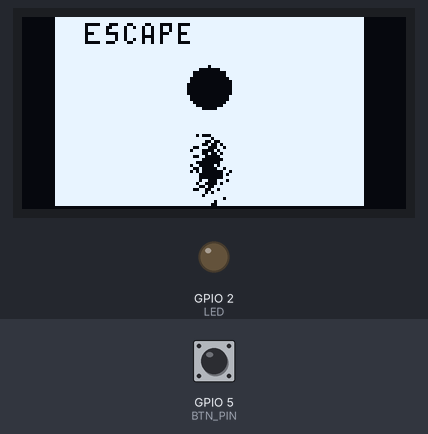
Simulated run of this program. Board: ESP32. Parts: 128×64 one-colour display, output pins drawn as LEDs (lit = HIGH). The inputs (shaded band) are chosen by the test bench; at power-on: GPIO 5 (BTN_PIN) HIGH. WiFi joins after 1.5 s; servers stay silent unless stated; the local clock reads 2024-03-15 10:24:30 at power-on unless the program sets it; what the program prints to the serial monitor is not drawn.

Above: at 3.1 s.
3.2 s: GPIO 5 (BTN_PIN) pulled LOW for 0.15 s
Timing chart, 0 to 6.2 s (numbered marks = the images above; inputs shaded):
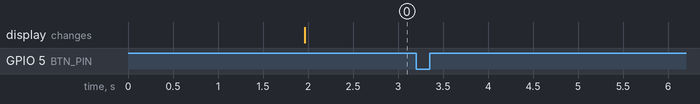

The program:

main.cpp
```cpp
#include <Adafruit_SSD1306.h>
#include <Adafruit_GFX.h>
#include <Wire.h>
#include <WiFi.h>
#include <time.h>
#include <UniversalTelegramBot.h>
#include <WiFiClientSecure.h>
#include <kitler.h>
#include <moon.h>
#define LED 2
#define BTN_PIN 5
// put function declarations here:

const char *wifi_name = "brain_fryer_2.4GHz";
const char *wifi_password = "5NCFXFGK";

// Инициализация Telegram бота
#define BOTtoken "7657395532:AAEtlP7VMdI3ORfaY1kHq9qOALEcIg3oZ78"  // Создать своего бота можно через бота https://t.me/BotFather
#define CHAT_ID "239209455"     // Узнать свой айди можно через бота https://t.me/userinfobot
WiFiClientSecure client;
UniversalTelegramBot bot(BOTtoken, client);

// --- Параметры дисплея SSD1306
#define SCREEN_WIDTH 128  // OLED display width, in pixels
#define SCREEN_HEIGHT 64  // OLED display height, in pixels

#define OLED_RESET -1        // Reset pin # (or -1 if sharing Arduino reset pin)
#define SCREEN_ADDRESS 0x3C  ///< See datasheet for Address; 0x3D for 128x64, 0x3C for 128x32
Adafruit_SSD1306 display(SCREEN_WIDTH, SCREEN_HEIGHT, &Wire, OLED_RESET);


// --- Параметры NTP ---
const char* ntpServer = "ntp0.ntp-servers.net";  // Адрес публичного NTP сервера
// Смещение относительно времени по Гринвичу (GMT) в секундах.
// Пример: для GMT+3 установите 3 * 3600. Для Москвы (UTC+3) значение 10800.
const long gmtOffset_sec = 10800;
// Смещение для перехода на летнее время в секундах.
// Обычно 1 час (3600 секунд) или 0, если летнее время не используется.
const int daylightOffset_sec = 0;
// Структура для хранения синхронизированного времени
struct tm timeinfo;

// Прототипы функций, реализацию см. ниже
void connect_wifi_serial(const char *ssid, const char *pass);
String timestamp();


void setup() {
  Serial.begin(115200);

  pinMode(LED,OUTPUT); // Set pin mode

  connect_wifi_serial(wifi_name, wifi_password);

  configTime(gmtOffset_sec, daylightOffset_sec, "ntp1.vniiftri.ru", "ntp2.vniiftri.ru");
  setenv("TZ", "MSK-3", 1);
  tzset();

  client.setCACert(TELEGRAM_CERTIFICATE_ROOT);
  Serial.println(timestamp());
  bot.sendMessage(CHAT_ID, "Устройство вышло в сеть " + timestamp());


  // SSD1306_SWITCHCAPVCC = generate display voltage from 3.3V internally
  if (!display.begin(SSD1306_SWITCHCAPVCC, SCREEN_ADDRESS)) {
    Serial.println(F("SSD1306 allocation failed"));
    for (;;) {
      // Don't proceed, loop forever
    }
  }

  display.clearDisplay();

  //display.drawBitmap(0, 0, kitler, KITLER_WIDTH, KITLER_HEIGHT, SSD1306_WHITE);
  display.drawBitmap(0, 0, moon, MOON_WIDTH, MOON_HEIGHT, SSD1306_WHITE);
  display.display();
}

void loop() {
  // put your main code here, to run repeatedly:
  int press = 0;
  while (WiFi.status() == WL_CONNECTED) {
    // delay(500);
    // digitalWrite(LED,HIGH);
    // delay(500);
    // digitalWrite(LED,LOW);
    delay(100);
    if (digitalRead(BTN_PIN) == LOW) {
      Serial.println("Button pressed! ");
      Serial.print(++press);
    }
  }
  Serial.println("WiFi disconnected! Retrying...");
  connect_wifi_serial(wifi_name, wifi_password);
  delay(3000);

}

/*

connect_wifi_serial

Функция для подключения к сети wifi.
Вывод сообщений по серийному интерфейсу (UART) в консоль компа.

Аргументы:
ssid - имя сети
pass - пароль сети

*/
void connect_wifi_serial(const char *ssid, const char *pass) {
  WiFi.mode(WIFI_STA);
  WiFi.disconnect();
  delay(100);

  Serial.println();
  Serial.println("******************************************************");
  Serial.print("Connecting to ");
  Serial.println(ssid);

  WiFi.begin(ssid, pass);
  int tries = 5;
  while (tries > 0) {
    if (WiFi.status() != WL_CONNECTED) {
      delay(500);
      Serial.print(".");
      tries--;
    } else {
        tries = 0;
        Serial.println("");
        Serial.println("WiFi connected");
        Serial.println("IP address: ");
        Serial.println(WiFi.localIP());
    }
  }
}

/*
timestamp

Функция генерации временной метки. Использует время, полученное с помощью configTime(), в качестве опорного.
Возвращает строку в формате %Y-%m-%d %H:%M:%S %Z.

*/

String timestamp() {

  if (!getLocalTime(&timeinfo)) {
    Serial.println("Не удалось получить время с NTP сервера.");
    return "NO TIMESTAMP";
  }
  // Вывод времени в стандартном формате: День недели, Месяц День Год Час:Минута:Секунда
  // Функция strftime форматирует время из структуры tm в строку согласно спецификаторам формата.
  char timeStringBuff[50];  // Буфер для отформатированной строки времени
  strftime(timeStringBuff, sizeof(timeStringBuff), "%Y-%m-%d %H:%M:%S %Z", &timeinfo);
  //Serial.println(timeStringBuff);  // Вывод полной строки времени
  String s;
  return timeStringBuff;
}
```

kitler.h
```cpp
// kitler.h
#ifndef KITLER_H
#define KITLER_H
#include <stdint.h>

#define KITLER_WIDTH 128
#define KITLER_HEIGHT 64

const uint8_t kitler[] = { 0x0, 0x0, 0x0, 0x0, 0x0, 0x0, 0x0, 0x0, 0x0, 0x0, 0x0, 0x0, 0x0, 0x0, 0x0, 0x0, 0x0, 0x0, 0x0, 0x0, 0x0, 0x0, 0x0, 0x0, 0x0, 0x0, 0x0, 0x0, 0x0, 0x0, 0x0, 0x0, 0x0, 0x0, 0x0, 0x0, 0x0, 0x0, 0x0, 0x0, 0x0, 0x0, 0x0, 0x0, 0x0, 0x0, 0x0, 0x0, 0x0, 0x0, 0x0, 0x0, 0x1, 0x93, 0x3c, 0xc1, 0xf3, 0xf0, 0x0, 0x0, 0x0, 0x0, 0x0, 0x0, 0x0, 0x0, 0x0, 0x0, 0x1, 0xb3, 0x3c, 0xc1, 0x3, 0x10, 0x0, 0x0, 0x0, 0x0, 0x0, 0x0, 0x0, 0x0, 0x0, 0x0, 0x1, 0xe3, 0x18, 0xc1, 0xc3, 0x10, 0x0, 0x0, 0x0, 0x0, 0x0, 0x0, 0x0, 0x0, 0x0, 0x0, 0x1, 0xc3, 0x18, 0xc1, 0xc3, 0xf0, 0x0, 0x0, 0x0, 0x0, 0x0, 0x0, 0x0, 0x0, 0x0, 0x0, 0x1, 0xe3, 0x18, 0xf9, 0x3, 0x60, 0x0, 0x0, 0x0, 0x0, 0x0, 0x0, 0x0, 0x0, 0x0, 0x0, 0x1, 0xb3, 0x18, 0xf9, 0xf3, 0x30, 0x0, 0x0, 0x0, 0x0, 0x0, 0x0, 0x0, 0x0, 0x0, 0x0, 0x0, 0x0, 0x0, 0x0, 0x0, 0x0, 0x0, 0x0, 0x0, 0x0, 0x0, 0x0, 0x0, 0x0, 0x0, 0x0, 0x0, 0x0, 0x0, 0x0, 0x0, 0x0, 0x0, 0x0, 0x0, 0x0, 0x0, 0x0, 0x0, 0x0, 0x0, 0x0, 0x0, 0x0, 0x0, 0x0, 0x0, 0x0, 0x0, 0x0, 0x0, 0x0, 0x0, 0x0, 0x0, 0x0, 0x0, 0x0, 0x0, 0x0, 0x0, 0x0, 0x0, 0x0, 0x0, 0x0, 0x0, 0x0, 0x0, 0x0, 0x0, 0x0, 0x0, 0x0, 0x0, 0x0, 0x0, 0x0, 0x0, 0x0, 0x0, 0x0, 0x0, 0x0, 0x0, 0x0, 0x0, 0x0, 0x0, 0x0, 0x0, 0x0, 0x0, 0x0, 0x0, 0x0, 0x0, 0x0, 0x0, 0x0, 0x0, 0x0, 0x0, 0x0, 0x0, 0x0, 0x0, 0x0, 0x0, 0x0, 0x0, 0x0, 0x0, 0x0, 0x0, 0x0, 0x0, 0x0, 0x0, 0x0, 0x0, 0x0, 0x0, 0x0, 0x0, 0x0, 0x0, 0x0, 0x0, 0x0, 0x0, 0x0, 0x0, 0x0, 0x0, 0x0, 0x0, 0x0, 0x0, 0x0, 0x0, 0x0, 0x0, 0x0, 0x1, 0x0, 0x0, 0x0, 0x0, 0x0, 0x0, 0x0, 0x0, 0x0, 0x0, 0x0, 0x0, 0x4, 0x0, 0x0, 0x3, 0x0, 0x0, 0x0, 0x0, 0x0, 0x0, 0x0, 0x0, 0x0, 0x0, 0x0, 0x0, 0x7f, 0xfd, 0x0, 0xf, 0x0, 0x0, 0x0, 0x0, 0x0, 0x0, 0x0, 0x0, 0x0, 0x0, 0x0, 0x0, 0x7d, 0xff, 0x0, 0x1f, 0x0, 0x0, 0x0, 0x0, 0x0, 0x0, 0x0, 0x0, 0x0, 0x0, 0x0, 0x0, 0xfc, 0xff, 0x0, 0x7f, 0x0, 0x0, 0x0, 0x0, 0x0, 0x0, 0x0, 0x0, 0x0, 0x0, 0x0, 0x0, 0xf8, 0x3f, 0x0, 0xff, 0x0, 0x0, 0x0, 0x0, 0x0, 0x0, 0x0, 0x0, 0x0, 0x0, 0x0, 0x1, 0xf8, 0x3f, 0x81, 0xff, 0x0, 0x0, 0x0, 0x0, 0x0, 0x0, 0x0, 0x0, 0x0, 0x0, 0x0, 0x1, 0xf0, 0x1f, 0xc7, 0xff, 0x0, 0x0, 0x0, 0x0, 0x0, 0x0, 0x0, 0x0, 0x0, 0x0, 0x0, 0x1, 0xf8, 0x1f, 0xdf, 0xff, 0x0, 0x0, 0x0, 0x0, 0x0, 0x0, 0x0, 0x0, 0x0, 0x0, 0x0, 0x3, 0xfb, 0x7f, 0xff, 0xff, 0x0, 0x0, 0x0, 0x0, 0x0, 0x0, 0x0, 0x0, 0x0, 0x0, 0x0, 0x3, 0xfb, 0xf1, 0xcf, 0xff, 0x0, 0x0, 0x0, 0x0, 0x0, 0x0, 0x0, 0x0, 0x0, 0x0, 0x0, 0x3, 0xff, 0xf0, 0xc7, 0xff, 0x0, 0x0, 0x0, 0x0, 0x0, 0x0, 0x0, 0x0, 0x0, 0x1, 0xc0, 0x1, 0xff, 0xc0, 0x7, 0xff, 0x0, 0x0, 0x0, 0x0, 0x0, 0x0, 0x0, 0x0, 0x0, 0x1, 0xff, 0x81, 0x87, 0x0, 0x3, 0xff, 0x0, 0x0, 0x0, 0x0, 0x0, 0x0, 0x0, 0x0, 0x0, 0x1, 0xff, 0xf0, 0xf, 0x0, 0x0, 0xff, 0x0, 0x0, 0x0, 0x0, 0x0, 0x0, 0x0, 0x0, 0x0, 0x1, 0xff, 0xf8, 0xf, 0xc0, 0xf0, 0x7f, 0x0, 0x0, 0x0, 0x0, 0x0, 0x0, 0x0, 0x0, 0x0, 0x1, 0xff, 0xf0, 0x1, 0xc1, 0xfc, 0x7f, 0x0, 0x0, 0x0, 0x0, 0x0, 0x0, 0x0, 0x0, 0x0, 0x1, 0xff, 0xf0, 0x0, 0x1, 0xfe, 0x7f, 0x0, 0x0, 0x0, 0x0, 0x0, 0x0, 0x0, 0x0, 0x0, 0x1, 0xff, 0xe0, 0x38, 0x3, 0xfe, 0x0, 0x0, 0x0, 0x0, 0x0, 0x0, 0x0, 0x0, 0x0, 0x0, 0x1, 0xff, 0xf8, 0x3c, 0x3, 0xff, 0x0, 0x0, 0x0, 0x0, 0x0, 0x0, 0x0, 0x0, 0x0, 0x0, 0x1, 0xc0, 0x0, 0x3e, 0xf, 0xef, 0x0, 0x0, 0x0, 0x0, 0x0, 0x0, 0x0, 0x0, 0x0, 0x0, 0x0, 0x0, 0x0, 0x3f, 0x1f, 0xef, 0x0, 0x0, 0x0, 0x0, 0x0, 0x0, 0x0, 0x0, 0x0, 0x0, 0x0, 0x0, 0x0, 0x10, 0x1, 0xf6, 0x38, 0x0, 0x0, 0x0, 0x0, 0x0, 0x0, 0x0, 0x0, 0x0, 0x0, 0x0, 0x0, 0x5f, 0xff, 0xfe, 0x7e, 0x0, 0x0, 0x0, 0x0, 0x0, 0x0, 0x0, 0x0, 0x0, 0x0, 0x47, 0xf0, 0x1f, 0xff, 0xff, 0xf8, 0x0, 0x0, 0x0, 0x0, 0x0, 0x0, 0x0, 0x0, 0x0, 0x0, 0x0, 0x0, 0x3f, 0xff, 0xff, 0xf8, 0x0, 0x0, 0x0, 0x0, 0x0, 0x0, 0x0, 0x0, 0x0, 0x0, 0x0, 0x0, 0x1f, 0xff, 0xff, 0xf8, 0x0, 0x0, 0x0, 0x0, 0x0, 0x0, 0x0, 0x0, 0x0, 0x0, 0x0, 0x0, 0xf, 0xff, 0xff, 0xfc, 0x0, 0x0, 0x0, 0x0, 0x0, 0x0, 0x0, 0x0, 0x0, 0x0, 0x0, 0x0, 0x7, 0xff, 0xff, 0xfc, 0x0, 0x0, 0x0, 0x0, 0x0, 0x0, 0x0, 0x0, 0x0, 0x0, 0x0, 0x0, 0x7, 0xff, 0xff, 0xfc, 0x0, 0x0, 0x0, 0x0, 0x0, 0x0, 0x0, 0x0, 0x0, 0x0, 0x0, 0x0, 0x7, 0xff, 0xff, 0xfc, 0x0, 0x0, 0x0, 0x0, 0x0, 0x0, 0x0, 0x0, 0x0, 0x0, 0x0, 0x0, 0x7, 0xff, 0xff, 0xfc, 0x0, 0x0, 0x0, 0x0, 0x0, 0x0, 0x0, 0x0, 0x0, 0x0, 0x0, 0x0, 0x7, 0xff, 0xff, 0xf8, 0x0, 0x0, 0x0, 0x0, 0x0, 0x0, 0x0, 0x0, 0x0, 0x0, 0x0, 0x0, 0x7, 0xff, 0xff, 0xf1, 0x0, 0x0, 0x0, 0x0, 0x0, 0x0, 0x0, 0x0, 0x0, 0x0, 0x0, 0x0, 0x1, 0xff, 0xff, 0xe3, 0x0, 0x0, 0x0, 0x0, 0x0, 0x0, 0x0, 0x0, 0x0, 0x0, 0x0, 0x0, 0x0, 0xff, 0xff, 0xc7, 0x0, 0x0, 0x0, 0x0, 0x0, 0x0, 0x0, 0x0, 0x0, 0x0, 0x0, 0x0, 0x0, 0x7f, 0xff, 0x8f, 0x0, 0x0, 0x0, 0x0, 0x0, 0x0, 0x0, 0x0, 0x0, 0x0, 0x0, 0x0, 0x0, 0x3f, 0xff, 0x1f, 0x0, 0x0, 0x0, 0x0, 0x0, 0x0, 0x0, 0x0, 0x0, 0x0, 0x0, 0x0, 0x0, 0x3f, 0xfe, 0x3f, 0x0, 0x0, 0x0, 0x0, 0x0, 0x0, 0x0, 0x0, 0x0, 0x0, 0x0, 0x0, 0x0, 0x1f, 0xfc, 0x7f, 0x0, 0x0, 0x0, 0x0, 0x0, 0x0, 0x0, 0x0, 0x0, 0x0, 0x0, 0x0, 0x0, 0xf, 0xf8, 0xff, 0x0, 0x0, 0x0, 0x0, 0x0, 0x0, 0x0, 0x0, 0x0, 0x0, 0x0, 0x0, 0x0, 0x1, 0xf0, 0xff, 0x0, 0x0, 0x0, 0x0, 0x0, 0x0, 0x0, 0x0, 0x0, 0x0, 0x0, 0x0, 0x0, 0x0, 0xe1, 0xff, 0x0, 0x0, 0x0, 0x0, 0x0, 0x0, 0x0, 0x0, 0x0, 0x0, 0x0, 0x0, 0x0, 0x0, 0x3, 0xff, 0x0, 0x0, 0x0, 0x0, 0x0, 0x0, 0x0, 0x0, 0x0, 0x0, 0x0, 0x80, 0x0, 0x0, 0x7, 0xff, 0x0, 0x0, 0x0, 0x0, 0x0, 0x0, 0x0, 0x0, 0x0, 0x0, 0x0, 0x0, 0x0, 0x0, 0xf, 0x7c, 0x0, 0x0, 0x0, 0x0, 0x0, 0x0, 0x0, 0x0, 0x0, 0x0, 0x0, 0x0, 0x0, 0x0, 0x1e, 0x0, 0x0, 0x0, 0x0, 0x0, 0x0 };

#endif // KITLER_H
```

Source omitted: moon.h (data table, 6126 bytes)

Measured:
- after the input at 3.2 s, every drawn part: stays the same
